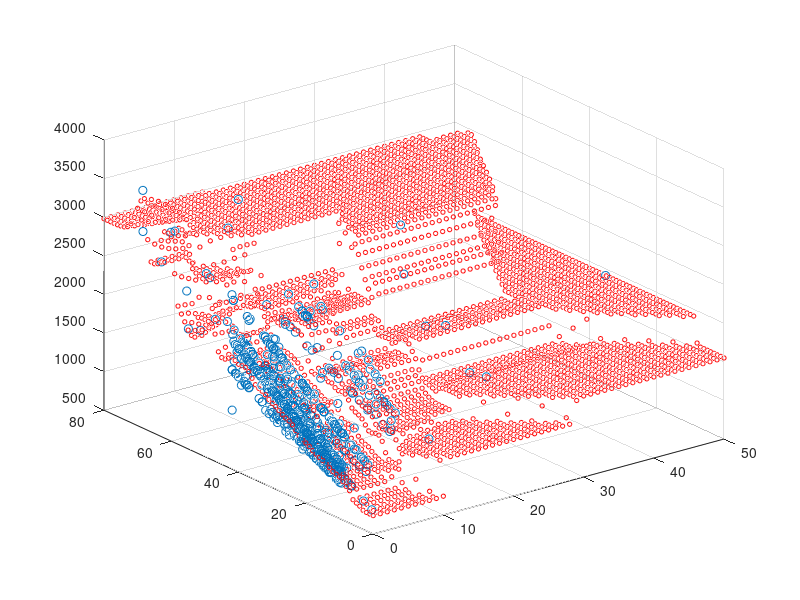

MATLAB code to generate this figure:
clear all
load('data.mat')
L= X(:,2)==2 & X(:,5)==1;
Xi= X(L,4);
Yi= X(L,3);
Zi= Y(L,4);
for i =1 : 4131
    x(i)=floor((i-1)/81);
    y(i)=(i-1) - 81*x(i);
end
x=transpose(x);
y=transpose(y);
scatter3(Xi, Yi, Zi)
hold on
g=@(a,b) sum(Zi.*exp(((Xi-a).*(a-Xi)+(Yi-b).*(b-Yi))/2))/sum(exp(((Xi-a).*(a-Xi)+(Yi-b).*(b-Yi))/2));
n=size(x);
for j=1 : n
    z(j)=g(x(j),y(j));
end
scatter3(x,y,z,10,'r')
hold off